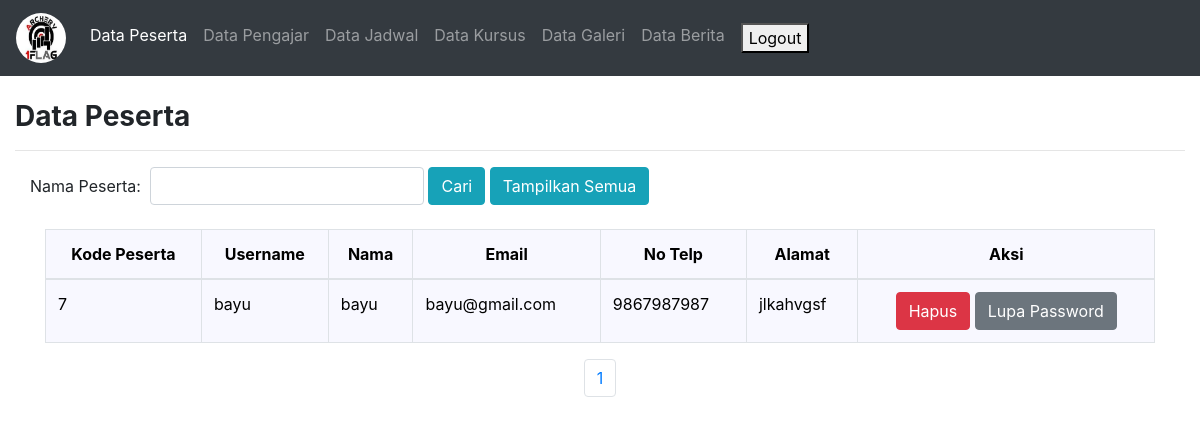
/admin/datapeserta.php (signed in), run on the app's committed database.
### tables this page shows
CREATE TABLE `peserta` (
  `kode_peserta` int(6) NOT NULL,
  `username` varchar(15) NOT NULL,
  `nama` varchar(30) NOT NULL,
  `no_telp` varchar(20) NOT NULL,
  `email` varchar(40) NOT NULL,
  `alamat` varchar(255) NOT NULL
);

### admin/datapeserta.php (the view, shortened to what this page needs)
<!DOCTYPE html>
<html lang="en">
<head>
<link rel="stylesheet" href="bs4/1_bootstrap-4.3.1.min.css" >
</head>
<?php
include "koneksi.php";
$record_per_page = 5;
$page='';
if(isset($_GET["page"])){
	$page = $_GET["page"];
}else{
	$page = 1;
}
$start_from = ($page - 1)*$record_per_page;
?>
<?php
if(isset($_POST['cari'])){
	$querytabel = "select * from peserta where nama=
	'$_POST[nama]' LIMIT $start_from, $record_per_page";
	$page_query = "select * from peserta where nama='$_POST[nama]'";
}else{
		$querytabel = "select * from peserta LIMIT $start_from, $record_per_page";
		$page_query ="select * from peserta";
}
?>
<body>
<nav class="navbar navbar-expand-lg navbar-dark bg-dark" id="warna_navigasi" >
<span class="navbar-brand" ><img src="logo.png" width="50" height="50" class="rounded-circle"></span>
<div class="collapse navbar-collapse" id="navigasi">
	<ul class="navbar-nav">
	<li class="nav-item active">
		<a class="nav-link" href="datapeserta.php">Data Peserta</a>
	</li>
	<li class="nav-item">
		<a class="nav-link" href="datapengajar.php">Data Pengajar</a>
	</li>
	<li class="nav-item ">
		<a class="nav-link" href="datajadwal.php">Data Jadwal</a>
	</li>
	<li class="nav-item ">
		<a class="nav-link" href="datakursus.php">Data Kursus</a>
	</li>
	<li class="nav-item">
		<a class="nav-link" href="datagaleri.php">Data Galeri</a>
	</li>
	<li class="nav-item ">
		<a class="nav-link" href="databerita.php">Data Berita</a>
	</li>
	<li class="nav-item">
		<a class="nav-link" href="logout.php"><button id="tombol">Logout</button></a>
	</li>
	</ul>
</div>
</nav>
<br>
<div class="container-fluid">
<h3><b>Data Peserta</b></h3>
<hr>
	<div class="col-sm-12">
	<form class="form form-inline" action="" method="post">
	Nama Peserta: &nbsp;
	<input type="text" class="form-control" name="nama">&nbsp;
	<input type="submit" class="btn btn-info" name="cari" value="Cari">&nbsp;
		<input type="submit" class="btn btn-info" name="tampilkan_semua" value="Tampilkan Semua">
	</form>
	</div>
</div>
<br>
<div class="container">
	<?php
		$hasil= mysqli_query($koneksi, $querytabel);
		if(mysqli_num_rows($hasil) > 0) {
	?>
	<div class="table-responsive ">
<table class="table table-bordered" id="konten">
	<thead>
	<tr>
		<th><center>Kode Peserta</center></th>
		<th><center>Username</center></th>
		<th><center>Nama</center></th>
		<th><center>Email</center></th>
		<th><center>No Telp</center></th>
		<th><center>Alamat</center></th>
		<th><center>Aksi</center></th>
	</tr>
	</thead>
	<tbody>
	<?php
			while($baris = mysqli_fetch_assoc($hasil)) {
	?>
		<tr>
		<td><?php echo $baris['kode_peserta']; ?></td>
		<td><?php echo $baris['username']; ?></td>
		<td><?php echo $baris['nama']; ?></td>
		<td><?php echo $baris['email']; ?></td>
		<td><?php echo $baris['no_telp']; ?></td>
		<td><?php echo $baris['alamat']; ?></td>
		<td>
			<center>
				<a href="datapesertahapus.php?kode_peserta=<?php echo $baris["kode_peserta"]; ?>"><button class="btn btn-danger">Hapus</button></a>
				<a href="datapesertaLupaPassword.php?kode_peserta=<?php echo $baris["kode_peserta"]; ?>"><button class="btn btn-secondary">Lupa Password</button></a>
			</center>
		</td>
	</tr>
	</tbody>
	<?php
			}
	?>
</table>
</div>
	<ul class="pagination justify-content-center">
<?php
		$page_result = mysqli_query($koneksi, $page_query);
		$total_records= mysqli_num_rows($page_result);
		$total_pages = ceil($total_records/$record_per_page);
		for ($i=1; $i<=$total_pages; $i++)
			{
			echo '<li class="page-item"><a class="page-link" href="datapeserta.php?page='.$i.'">'.$i.'</a></li>';
			}
?>
	</ul>
<?php
		}else{
			echo "Data Kosong";
		}
		?>
</div>
</body>
</body>
</html>

### admin/datapeserta.php (style rules this page uses)
#warna_navigasi { background-color:dark; }
#konten { background-color:#F8F8FF; color:black; }

### data on the page
peserta: kode_peserta "7", username "bayu", nama "bayu", email "bayu@gmail.com", no_telp "9867987987", alamat "jlkahvgsf"
